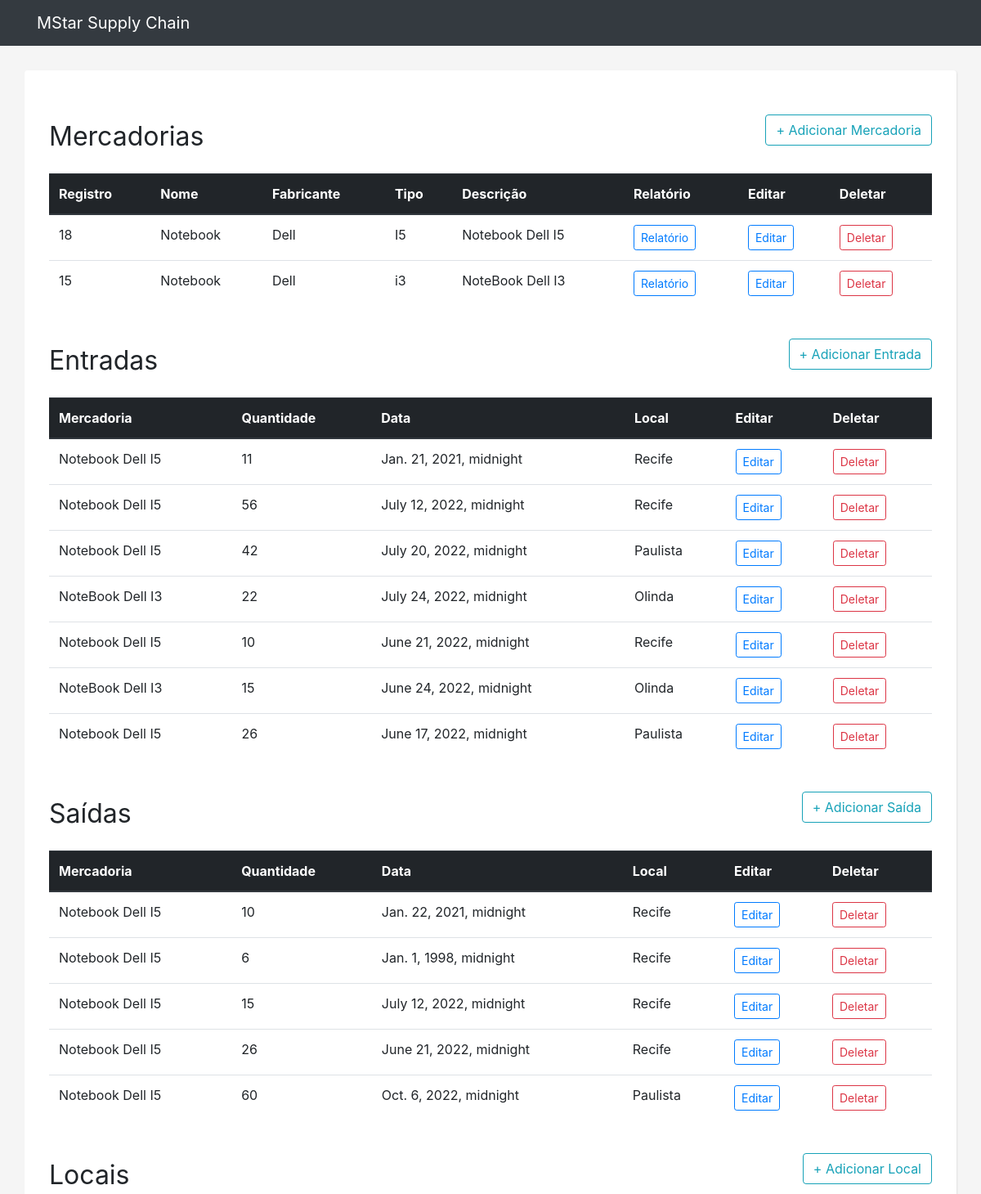
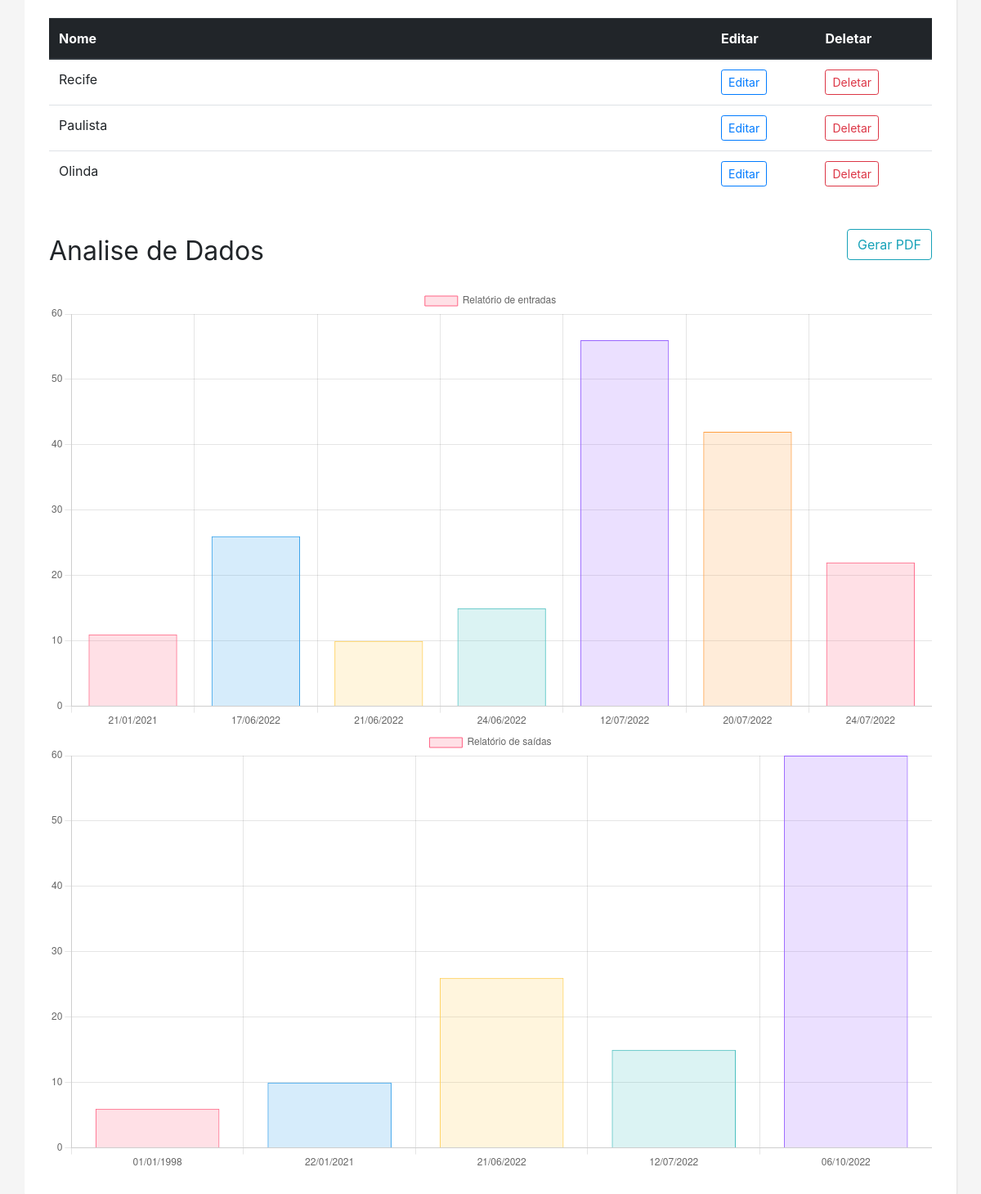
The page / on the database its author committed (2 pictures, top to bottom).
### supply_chain/models.py (models this page shows)
class Mercadoria(models.Model):
    registro = models.IntegerField(unique=True)
    nome = models.CharField(max_length=250)
    fabricante = models.CharField(max_length=250)
    tipo = models.CharField(max_length=250)
    descricao = models.TextField()
    def __str__(self):
        return self.descricao

class Entrada(models.Model):
    quantidade = models.IntegerField()
    data = models.DateTimeField()
    local = models.ForeignKey(Local, on_delete=models.CASCADE)
    mercadoria = models.ForeignKey(Mercadoria, on_delete=models.CASCADE)

class Local(models.Model):
    nome = models.CharField(max_length=250)
    def __str__(self):
        return self.nome

class Saida(models.Model):
    quantidade = models.IntegerField()
    data = models.DateTimeField()
    local = models.ForeignKey(Local, on_delete=models.CASCADE)
    mercadoria = models.ForeignKey(Mercadoria, on_delete=models.CASCADE)

### supply_chain/views.py (the view)
# urls.py: path('', views.index, name='index'),
def index(request):
    mercadorias = Mercadoria.objects.all()
    locais = Local.objects.all()
    entradas = Entrada.objects.all()
    saidas = Saida.objects.all()
    datas_entradas = []
    quantidade_entradas = []
    datas_saidas = []
    quantidade_saidas = []
    dados_entradas = Entrada.objects.order_by('data')
    for dado_entrada in dados_entradas:
        datas_entradas.append(dado_entrada.data.strftime("%d/%m/%Y"))
        quantidade_entradas.append(dado_entrada.quantidade)
    dados_saidas = Saida.objects.order_by('data')
    for dado_saida in dados_saidas:
        datas_saidas.append(dado_saida.data.strftime("%d/%m/%Y"))
        quantidade_saidas.append(dado_saida.quantidade)
    return render(request, 'supply_chain/index.html',{
    'mercadorias': mercadorias,
    'locais': locais,
    'entradas': entradas,
    'saidas': saidas,
    'datas_entradas': datas_entradas,
    'quantidades_entradas':quantidade_entradas,
    'datas_saidas': datas_saidas,
    'quantidades_saidas':quantidade_saidas})

### supply_chain/templates/supply_chain/index.html (shortened to what this page needs)
{% extends 'supply_chain/base/base.html' %}
{% block content %}
    <h1 class="my-4">
        <small>Mercadorias</small>
        <a class="btn btn-outline-info btn-md float-md-right" href="{% url 'cadastro-mercadoria' %}">+ Adicionar Mercadoria</a>
    </h1>
    <div class="row">
    {% if mercadorias %}
        <div class="col-12">
            <table class="table">
              <thead class="thead-dark">
                <tr>
                    <th scope="col">Registro</th>
                    <th scope="col">Nome</th>
                    <th scope="col">Fabricante</th>
                    <th scope="col">Tipo</th>
                    <th scope="col">Descrição</th>
                    <th scope="col">Relatório</th>
                    <th scope="col">Editar</th>
                    <th scope="col">Deletar</th>
                </tr>
              </thead>
              <tbody>
                {% for mercadoria in mercadorias %}
                <tr>
                    <td>{{ mercadoria.registro }}</td>
                    <td>{{ mercadoria.nome }}</td>
                    <td>{{ mercadoria.fabricante }}</td>
                    <td>{{ mercadoria.tipo }}</td>
                    <td>{{ mercadoria.descricao }}</td>
                    <td><a href="{% url 'relatorio-mercadoria' id=mercadoria.id %}"><button type="button" class="btn btn-outline-primary btn-sm">Relatório</button></a></td>
                    <td><a href="{% url 'edita-mercadoria' id=mercadoria.id %}"><button type="button" class="btn btn-outline-primary btn-sm">Editar</button></a></td>
                    <td><a href="{% url 'delete-mercadoria' id=mercadoria.id %}"><button type="button" class="btn btn-outline-danger btn-sm">Deletar</button></a></td>
                </tr>
                {% endfor %}
              </tbody>
            </table>
        </div>
    {% else %}
    <div class="col-12">
        <div class="alert alert-warning" role="alert">
            Não existe nenhum cadastro, clique em adicionar
        </div>
    </div>
    {% endif %}
    </div>
    <h1 class="my-4">
        <small>Entradas</small>
        <a class="btn btn-outline-info btn-md float-md-right" href="{% url 'cadastro-entrada' %}">+ Adicionar Entrada</a>
    </h1>
    <div class="row">
    {% if entradas %}
        <div class="col-12">
            <table class="table">
              <thead class="thead-dark">
                <tr>
                    <th scope="col">Mercadoria</th>
                    <th scope="col">Quantidade</th>
                    <th scope="col">Data</th>
                    <th scope="col">Local</th>
                    <th scope="col">Editar</th>
                    <th scope="col">Deletar</th>
                </tr>
              </thead>
              <tbody>
                {% for entrada in entradas %}
                <tr>
                    <td>{{ entrada.mercadoria }}</td>
                    <td>{{ entrada.quantidade }}</td>
                    <td>{{ entrada.data }}</td>
                    <td>{{ entrada.local }}</td>
                    <td><a href="{% url 'edita-entrada' id=entrada.id %}"><button type="button" class="btn btn-outline-primary btn-sm">Editar</button></a></td>
                    <td><a href="{% url 'delete-entrada' id=entrada.id %}"><button type="button" class="btn btn-outline-danger btn-sm">Deletar</button></a></td>
                </tr>
                {% endfor %}
              </tbody>
            </table>
        </div>
    {% else %}
    <div class="col-12">
        <div class="alert alert-warning" role="alert">
            Não existe nenhum cadastro, clique em adicionar
        </div>
    </div>
    {% endif %}
    </div>
    <h1 class="my-4">
        <small>Saídas</small>
        <a class="btn btn-outline-info btn-md float-md-right" href="{% url 'cadastro-saida' %}">+ Adicionar Saída</a>
    </h1>
    <div class="row">
    {% if saidas %}
        <div class="col-12">
            <table class="table">
              <thead class="thead-dark">
                <tr>
                    <th scope="col">Mercadoria</th>
                    <th scope="col">Quantidade</th>
                    <th scope="col">Data</th>
                    <th scope="col">Local</th>
                    <th scope="col">Editar</th>
                    <th scope="col">Deletar</th>
                </tr>
              </thead>
              <tbody>
                {% for saida in saidas %}
                <tr>
                    <td>{{ saida.mercadoria }}</td>
                    <td>{{ saida.quantidade }}</td>
                    <td>{{ saida.data }}</td>
                    <td>{{ saida.local }}</td>
                    <td><a href="{% url 'edita-saida' id=saida.id%}"><button type="button" class="btn btn-outline-primary btn-sm">Editar</button></a></td>
                    <td><a href="{% url 'delete-saida' id=saida.id%}"><button type="button" class="btn btn-outline-danger btn-sm">Deletar</button></a></td>
                </tr>
                {% endfor %}
              </tbody>
            </table>
        </div>
    {% else %}
    <div class="col-12">
        <div class="alert alert-warning" role="alert">
            Não existe nenhum cadastro, clique em adicionar
        </div>
    </div>
    {% endif %}
    </div>
    <h1 class="my-4">
        <small>Locais</small>
        <a class="btn btn-outline-info btn-md float-md-right" href="{% url 'cadastro-local' %}">+ Adicionar Local</a>
    </h1>
    <div class="row">
    {% if locais %}
        <div class="col-12">
            <table class="table">
              <thead class="thead-dark">
                <tr>
                    <th scope="col" class="col-9">Nome</th>
                    <th scope="col">Editar</th>
                    <th scope="col">Deletar</th>
                </tr>
              </thead>
              <tbody>
                {% for local in locais %}
                <tr>
                    <td>{{ local.nome }}</td>
                    <td><a href="{% url 'edita-local' id=local.id %}"><button type="button" class="btn btn-outline-primary btn-sm">Editar</button></a></td>
                    <td><a href="{% url 'delete-local' id=local.id %}"><button type="button" class="btn btn-outline-danger btn-sm">Deletar</button></a></td>
                </tr>
                {% endfor %}
              </tbody>
            </table>
        </div>
    {% else %}
    <div class="col-12">
        <div class="alert alert-warning" role="alert">
            Não existe nenhum cadastro, clique em adicionar
        </div>
    </div>
    {% endif %}
    </div>
    <h1 class="my-4">
        <small>Analise de Dados</small>
        <a class="btn btn-outline-info btn-md float-md-right" href="{% url 'gerar-pdf' %}">Gerar PDF</a>
    </h1>
    <canvas id="myChart" width="400" height="200"></canvas>
    <script>
    const ctx = document.getElementById('myChart').getContext('2d');
    const myChart = new Chart(ctx, {
        type: 'bar',
        data: {
            labels: {{datas_entradas|safe}},
            datasets: [{
                label: 'Relatório de entradas',
                data: {{quantidades_entradas}},
                backgroundColor: [
                    'rgba(255, 99, 132, 0.2)',
                    'rgba(54, 162, 235, 0.2)',
                    'rgba(255, 206, 86, 0.2)',
                    'rgba(75, 192, 192, 0.2)',
                    'rgba(153, 102, 255, 0.2)',
                    'rgba(255, 159, 64, 0.2)'
                ],
                borderColor: [
                    'rgba(255, 99, 132, 1)',
                    'rgba(54, 162, 235, 1)',
                    'rgba(255, 206, 86, 1)',
                    'rgba(75, 192, 192, 1)',
                    'rgba(153, 102, 255, 1)',
                    'rgba(255, 159, 64, 1)'
                ],
                borderWidth: 1
            }]
        },
        options: {
            scales: {
                y: {
                    beginAtZero: true
                }
            }
        }
    });
    </script>
    <canvas id="myChartt" width="400" height="200"></canvas>
    <script>
    const ctxx = document.getElementById('myChartt').getContext('2d');
    const myChartt = new Chart(ctxx, {
        type: 'bar',
        data: {
            labels: {{datas_saidas|safe}},
            datasets: [{
                label: 'Relatório de saídas',
                data: {{quantidades_saidas|safe}},
                backgroundColor: [
                    'rgba(255, 99, 132, 0.2)',
                    'rgba(54, 162, 235, 0.2)',
                    'rgba(255, 206, 86, 0.2)',
                    'rgba(75, 192, 192, 0.2)',
                    'rgba(153, 102, 255, 0.2)',
                    'rgba(255, 159, 64, 0.2)'
                ],
                borderColor: [
                    'rgba(255, 99, 132, 1)',
                    'rgba(54, 162, 235, 1)',
                    'rgba(255, 206, 86, 1)',
                    'rgba(75, 192, 192, 1)',
                    'rgba(153, 102, 255, 1)',
                    'rgba(255, 159, 64, 1)'
                ],
                borderWidth: 1
            }]
        },
        options: {
            scales: {
                y: {
                    beginAtZero: true
                }
            }
        }
    });
    </script>
{% endblock %}

### supply_chain/templates/supply_chain/base/base.html (shortened to what this page needs)
{% load static %}<!DOCTYPE html>
<html lang="en">
  <head>
    <link rel="stylesheet" href="https://cdn.jsdelivr.net/npm/bootstrap@4.0.0/dist/css/bootstrap.min.css">
    <link href="{% static 'css/style.css' %}" rel="stylesheet">
  </head>
  <body>
    <nav class="navbar navbar-expand-lg navbar-dark bg-dark">
      <div class="container">
        <a class="navbar-brand" href="/">MStar Supply Chain</a>
      </div>
    </nav>
    <div class="container" id="app">
        {% block content %}
        {% endblock %}
    </div>
  </body>
</html>

### supply_chain/static/css/style.css (style rules this page uses)
body { background: whitesmoke }
#app { background: white; padding: 30px; margin: 30px auto; -webkit-box-shadow: 1px 1px 2px 0px rgba(224,224,224,1); -moz-box-shadow: 1px 1px 2px 0px rgba(224,224,224,1); box-shadow: 1px 1px 2px 0px rgba(224,224,224,1); border-radius: 4px; }

### rows shown on the page
Mercadoria: registro "18", nome "Notebook", fabricante "Dell", tipo "I5", descricao "Notebook Dell I5"
Mercadoria: registro "15", nome "Notebook", fabricante "Dell", tipo "i3", descricao "NoteBook Dell I3"
Entrada: mercadoria "Notebook Dell I5", quantidade "11", data "Jan. 21, 2021, midnight", local "Recife"
Entrada: mercadoria "Notebook Dell I5", quantidade "56", data "July 12, 2022, midnight", local "Recife"
Entrada: mercadoria "Notebook Dell I5", quantidade "42", data "July 20, 2022, midnight", local "Paulista"
Entrada: mercadoria "NoteBook Dell I3", quantidade "22", data "July 24, 2022, midnight", local "Olinda"
Entrada: mercadoria "Notebook Dell I5", quantidade "10", data "June 21, 2022, midnight", local "Recife"
Entrada: mercadoria "NoteBook Dell I3", quantidade "15", data "June 24, 2022, midnight", local "Olinda"
Entrada: mercadoria "Notebook Dell I5", quantidade "26", data "June 17, 2022, midnight", local "Paulista"
Saida: mercadoria "Notebook Dell I5", quantidade "10", data "Jan. 22, 2021, midnight", local "Recife"
Saida: mercadoria "Notebook Dell I5", quantidade "6", data "Jan. 1, 1998, midnight", local "Recife"
Saida: mercadoria "Notebook Dell I5", quantidade "15", data "July 12, 2022, midnight", local "Recife"
Saida: mercadoria "Notebook Dell I5", quantidade "26", data "June 21, 2022, midnight", local "Recife"
Saida: mercadoria "Notebook Dell I5", quantidade "60", data "Oct. 6, 2022, midnight", local "Paulista"
Local: nome "Recife"
Local: nome "Paulista"
Local: nome "Olinda"

### other values the page prints
chart data {{ datas_entradas|safe }} ['21/01/2021', '17/06/2022', '21/06/2022', '24/06/2022', '12/07/2022', '20/07/2022', '24/07/2022']
chart data {{ quantidades_entradas }} [11, 26, 10, 15, 56, 42, 22]
chart data {{ datas_saidas|safe }} ['01/01/1998', '22/01/2021', '21/06/2022', '12/07/2022', '06/10/2022']
chart data {{ quantidades_saidas|safe }} [6, 10, 26, 15, 60]
